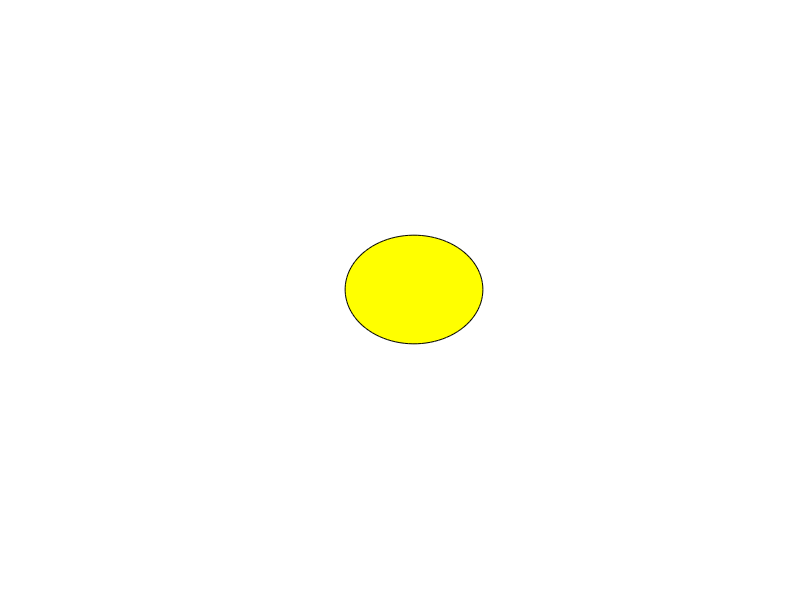
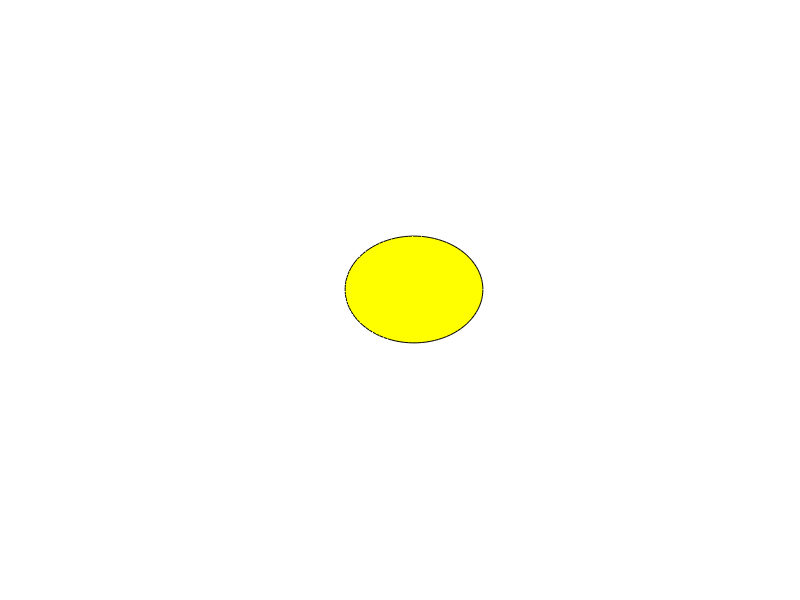
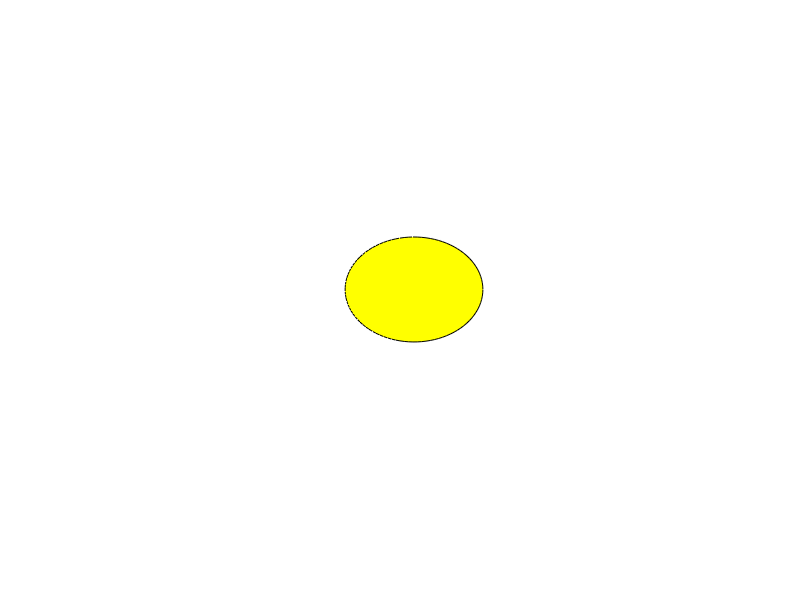
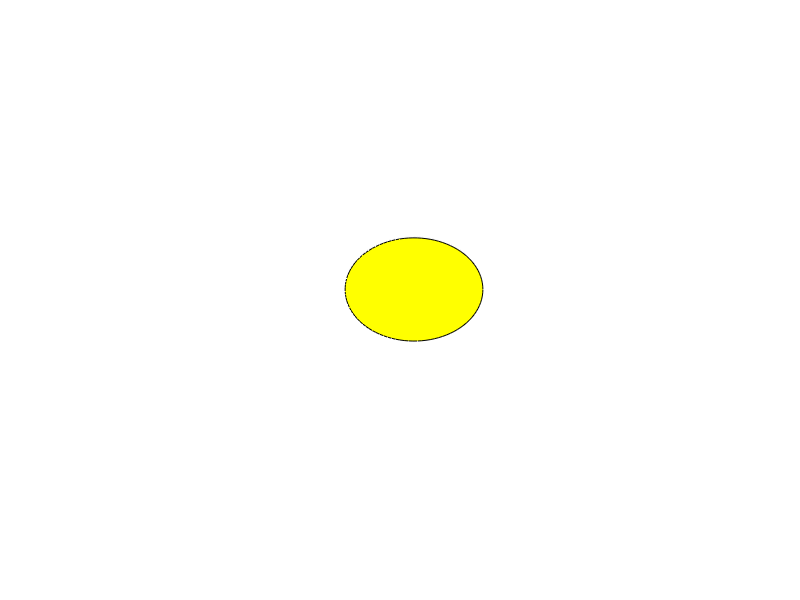

The MATLAB source for these figures, in order:
numFlips = 1;
% Create figure window
figure;
axis([-1.5 1.5 -1.5 1.5 -1.0 1.0]*3);

hold on;
set(gcf, 'color', [1 1 1])
% Create a coin as a circle
theta = linspace(0, 2*pi, 100);
x = cos(theta);
y = sin(theta);
% Draw the coin
for i=1:20
    fill3(x, y, (i/100)*ones(1, 100), 'y'); % Heads side (yellow)
end
axis off
ind = 1;
% Loop through each flip
for i = 1:numFlips
    
    % Animate the coin flip
    for t = linspace(-90, 90, 180)
        % Clear the current coin drawing
        view([0 t]);
        saveas(gcf,['Plot' num2str(ind) '.png']);
        fclose('all');
        ind = ind+1;
        
        % Pause to create animation effect
        pause(0.05);
    end
end
